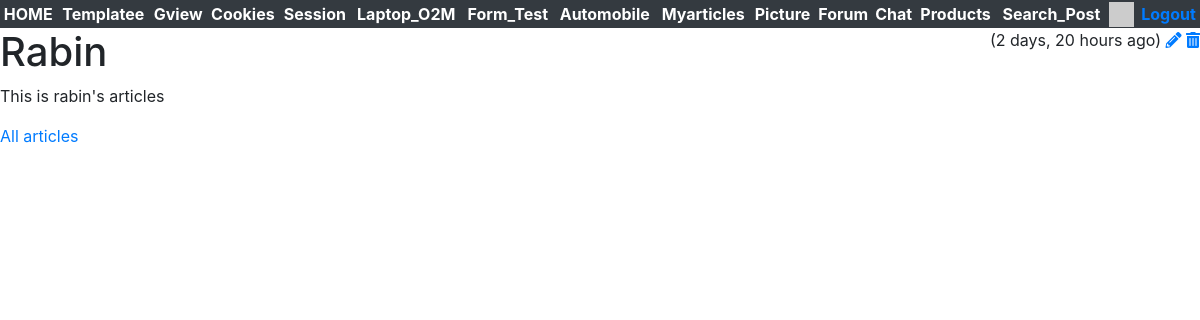
The app's page /myarticles/article/2 (signed in) with its own data.
### myarticles/models.py (models this page shows, shortened)
class Article(models.Model):
    title = models.CharField(
            max_length=200,
            validators=[MinLengthValidator(2, "Title must be greater than 2 characters")]
    )
    text = models.TextField()
    owner = models.ForeignKey(settings.AUTH_USER_MODEL, on_delete=models.CASCADE) # delte all articles associated with user if user gets deleted.
    created_at = models.DateTimeField(auto_now_add=True)
    updated_at = models.DateTimeField(auto_now=True)

### myarticles/views.py (the view)
# urls.py: path('article/<int:pk>', views.ArticleDetailView.as_view(), name='article_detail'),
class ArticleDetailView(OwnerDetailView):
    model = Article

### home/context_processors.py (called while the page is built)
def settings(request):
    return {
        'settings': django_settings,
    }

### home/templatetags/app_tags.py (called while the page is built)
@register.filter(name='gravatar')
def gravatar(user, size=35):
    email = str(user.email.strip().lower()).encode('utf-8')
    email_hash = md5(email).hexdigest()
    url = "//www.gravatar.com/avatar/{0}?s={1}&d=identicon&r=PG"
    return url.format(email_hash, size)

### myarticles/templates/myarticles/article_detail.html (shortened to what this page needs)
{% extends "base_bootstrap.html" %}
{% load humanize %}
{% block content %}
<span style="float: right;">
    ({{ article.updated_at|naturaltime }})
    {% if article.owner == user %}
    <a href="{% url 'myarticles:article_update' article.id %}"><i class="fa fa-pencil"></i></a>
    <a href="{% url 'myarticles:article_delete' article.id %}"><i class="fa fa-trash"></i></a>
    {% endif %}
</span>
<h1>{{ article.title }}</h1>
<p>
    {{ article.text }}
</p>
<p>
    <a href="{% url 'myarticles:all' %}">All articles</a>
</p>
{% endblock %}

### records on screen
Article: updated_at "2 days, 20 hours ago", title "Rabin", text "This is rabin's articles"
